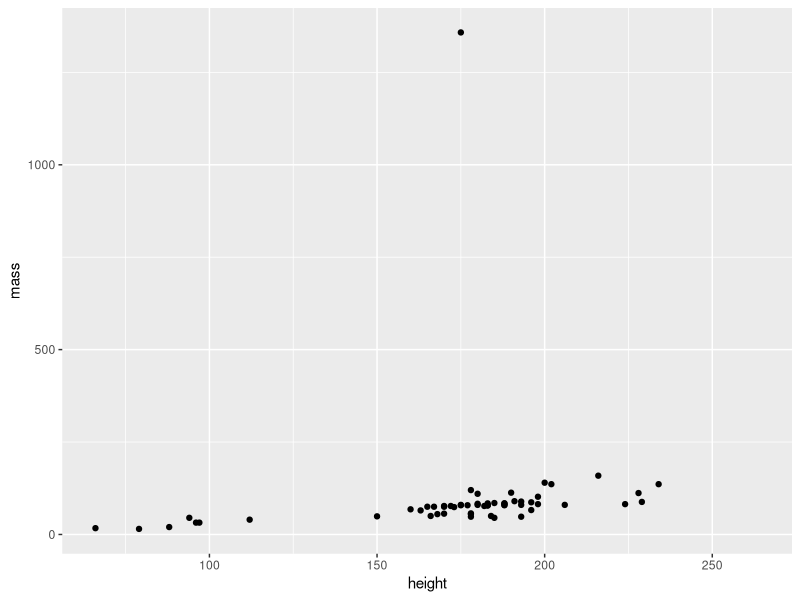
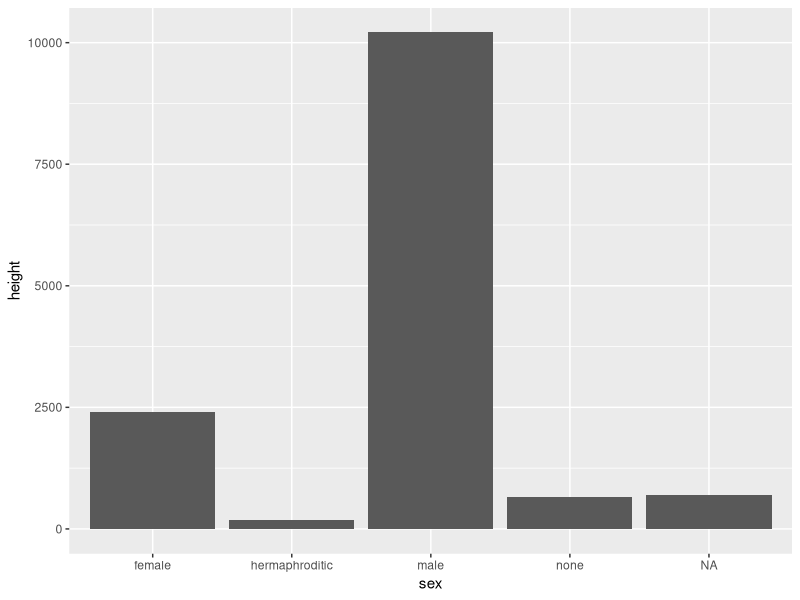
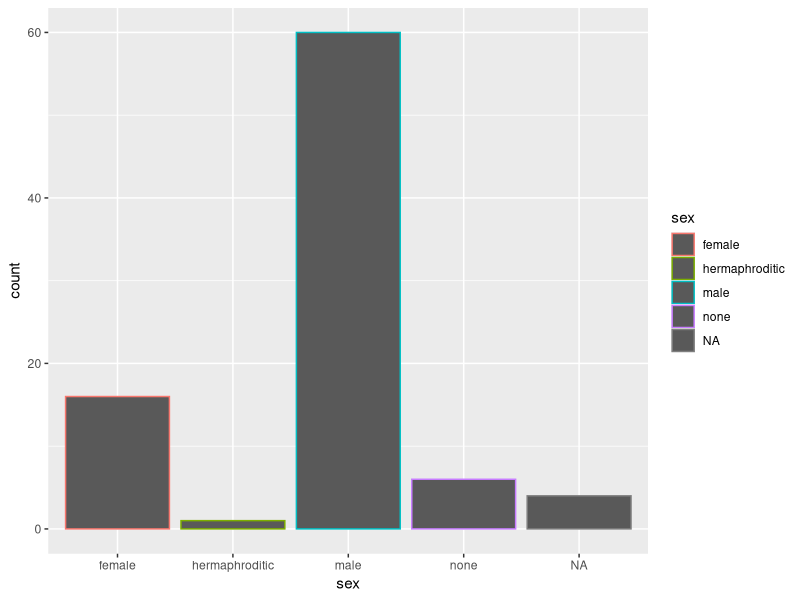
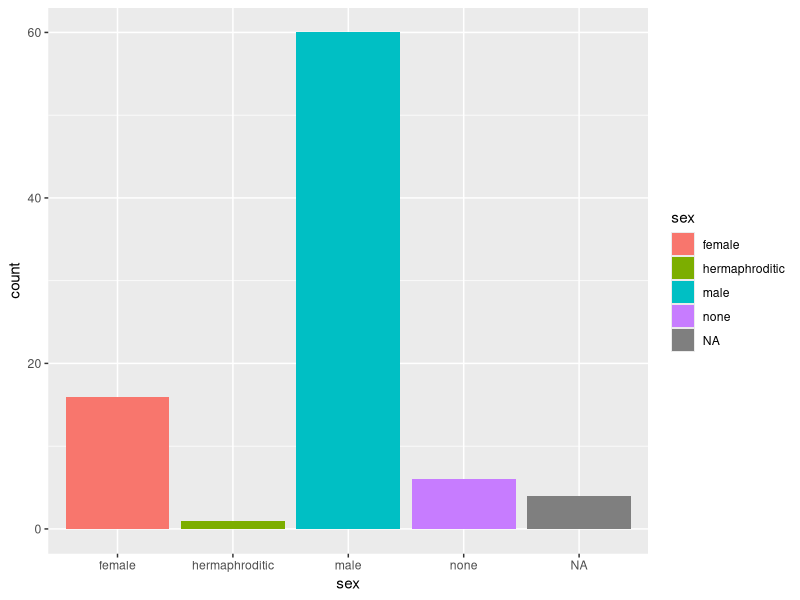
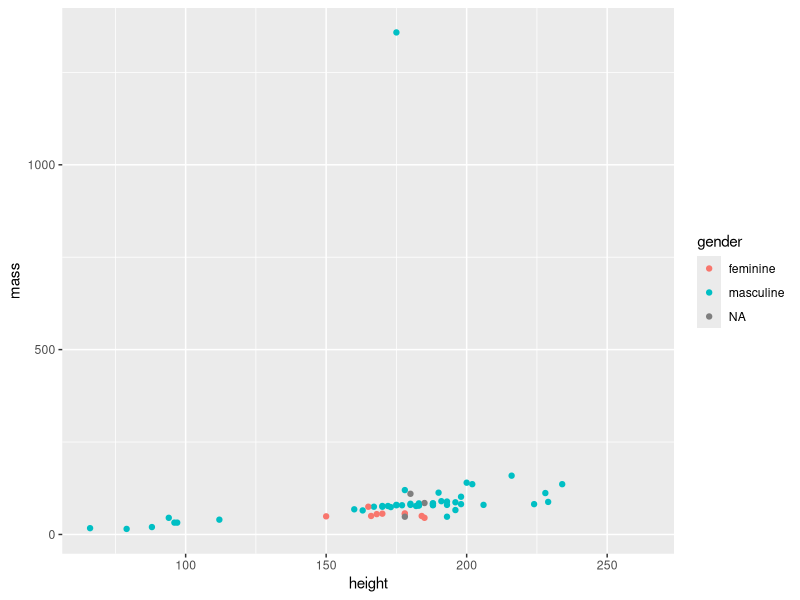
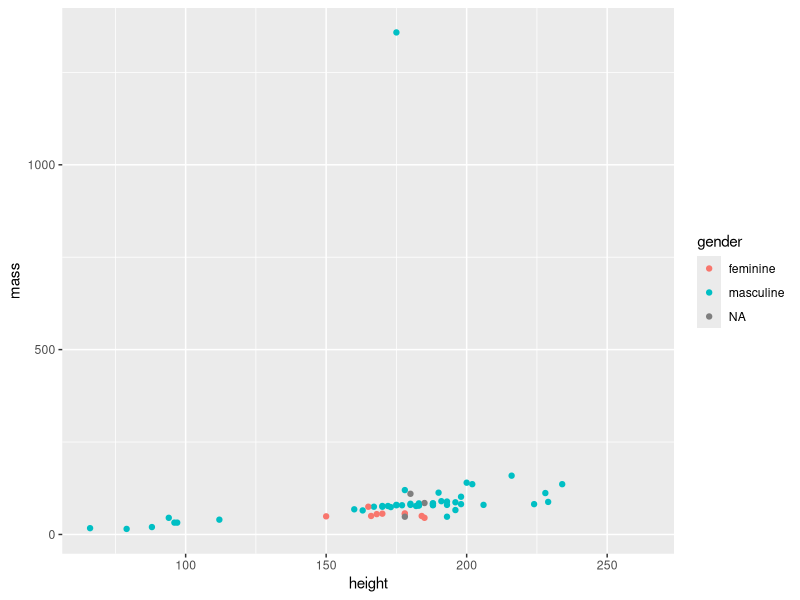
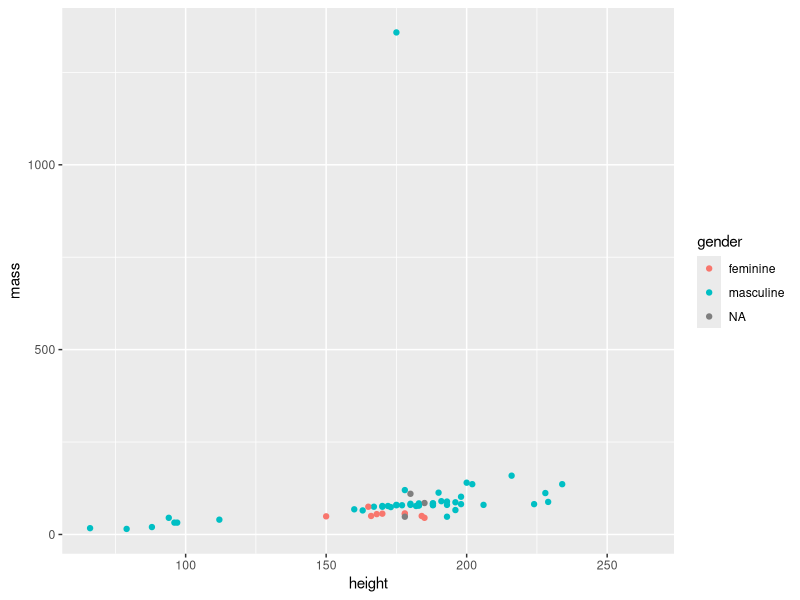
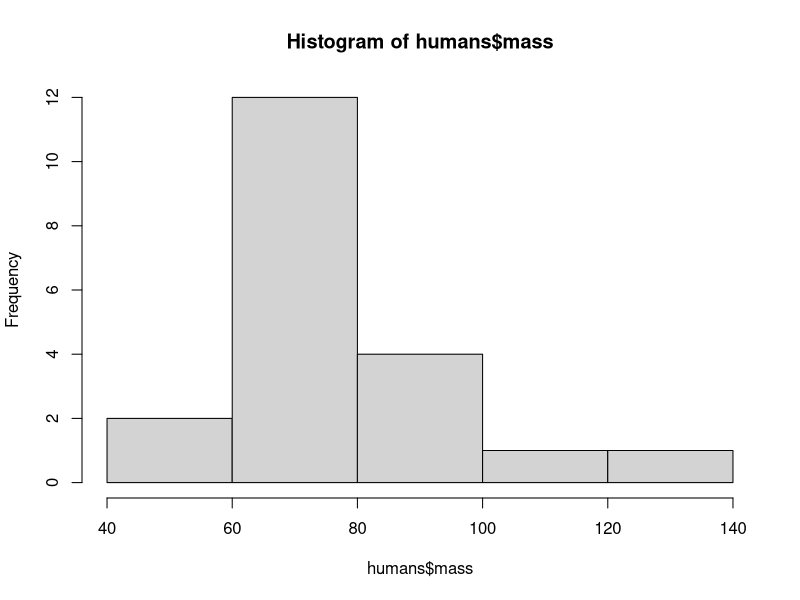

Generate these figures, in order, with R:
# Part 2 Agenda ------------------------------------------------------------

# Installing and loading packages
# Loading datasets
# Data Manipulation with dplyr
# Graphing with ggplot2
# Statistical analyses: t-test, linear regression
# Troubleshooting

# Installing and Loading Packages -----------------------------------------

# You can use existing functions in base R or create your own functions, and you
# can *also* use functions written by other people. Recall that R is
# open-source, meaning anyone can write functions that can be freely used by
# other people. It's like Wikipedia in that anyone can write something, but
# there are editors who check that edits make sense. When people publish their
# functions to be used by others, those functions are contained in *packages*.
# To use a package and the functions therein, you need to (1) install the
# package, (2) attach the package to your R session (what we have open right now
# is an R session).

# You only need to install the package once (or when it gets updates), but you
# need to attach it to every session you want to use it in. It's like any other
# software: you need to download Google Chrome once to have it on your computer
# (and sometimes you need to redownload to update it), but every time you want
# to use it you have to open it.

# Let's start with a package we'll be using next week which is for graphing.
# It's called ggplot2, which is short for "grammar of graphics 2".
# Don't worry about the details of the graphing right now, we'll look into that
# next week.

# to install, need to do this once
install.packages("dplyr") # you need the quotation marks

# to attach to your session, need to do this every session
library(dplyr)
library("dplyr") # you can use quotation marks or not when attaching

# dplyr stands for "data pliers," and is used for manipulating data. Let's look
# at some example datasets included in the dplyr package, starting with mtcars.
# This has information about cars' fuel consumption.

# Loading datasets --------------------------------------------------------

# Because the dataset is included in dplyr, which we've loaded, it's already
# available to us. A few useful functions for looking at your data in R:

head(mtcars) # look at the first few rows
tail(mtcars) # look at the last few rows
summary(mtcars) # get an overview of values
str(mtcars) # overview of data types
View(mtcars) # view the entire dataset

# Data Manipulation with dplyr --------------------------------------------

# Unlike in Excel, you can't access the data directly when Viewing it. Why?
# Because it's better to change it using your code in a reproducible way (no
# wondering if values were changed, forgetting what was changed or moved, etc.),
# and that's where dplyr comes in! It's an R package used for data manipulation,
# with a few main functions: filter (choosing certain rows), select (choosing
# certain columns), mutate (adding/changing columns), arrange (order of rows),
# summarize (summarizing, as the name suggests).

# Filter
# Our dataset has information about cars' number of cylinders. Generally, more
# cylinders = more power. We can use equality/relational statements to filter
# the dataset to cars that have more than/less than/equal to a certain number of
# cylinders.

filter(mtcars, cyl == 6) # equal to, notice the two ==
filter(mtcars, cyl < 6) # less than 6
filter(mtcars, cyl > 6) # greater than 6
filter(mtcars, cyl <= 6) # less than or equal to

# Take cyl == 6. We can see that there are 7 rows. But if we call mtcars, it's
# still the full dataset.
mtcars

# That's because we didn't save it to a new dataset. If we want to work with a
# new dataset, we would need to save it to a variable.
mtcars_6cyl <- filter(mtcars, cyl == 6)

# Select
# So filter chooses certain rows. Select chooses certain columns! Let's say we
# just wanted to look at the car's miles per gallon (mpg) and cylinders (cyl).

# either way works
select(mtcars, mpg, cyl)
select(mtcars, c(mpg, cyl))

# again, if we wanted a new dataset, we would have to save it
mtcars_mpg_cyl <- select(mtcars, c(mpg, cyl))

# You can also *deselect* certain columns using a minus sign.
select(mtcars, -mpg) # removes mpg
select(mtcars, -c(mpg, cyl)) # removes mpg and cyl

# Mutate
# Mutate adds or changes column values. For example, we have the variable qsec
# which is the time it takes a car to go a quarter of a mile, in seconds. Maybe
# we want to know how quickly it can go one mile. Let's multiply by four.

mutate(mtcars, milesec = 4*qsec)

# Group By
# grouping is a powerful operation for data manipulation. Sometimes you want
# information about an entire group, for example maybe we want the average
# horsepower across cylinders. To do that, we first group the dataset by number
# of cylinders, then use the mutate function to calculate average horsepower for
# each group, and then ungroup and go on with our day.

ungroup(mutate(group_by(mtcars, cyl), hp_average = mean(hp)))

# You might notice that it's getting a little difficult ot read! This is where
# the "pipe" operator comes in. In older versions of R, it looks like this %>%
# and you have to attach the packages dplyr or magrittr to your session to use
# it. In R 4.1 and newer, there is a pipe built into base R, which looks like
# |>. The pipe makes it easier to read your code, because it takes the result of
# what you just ran, and passes it on to the next thing you're going to run. Our
# same operation looks like this using the pipe:

mtcars %>%                           # take the dataset and pass it forward
  group_by(cyl) %>%                  # group the dataset by cyl and pass it forward
  mutate(hp_average = mean(hp)) %>%  # calculate the mean horsepower
  ungroup()                          # ungroup the dataset and print the result

# again, if you want to save the result of your calculation, you need to save it
# to a variable

mtcars_hp <- mtcars %>%
  group_by(cyl) %>%
  mutate(hp_average = mean(hp)) %>%
  ungroup()

# Arrange
# Arrange organizes the rows in ascending or descending order. The default is
# ascending, i.e., lowest values at the top. If we want to see the lowest
# horsepower cars first:

arrange(mtcars, hp)
mtcars %>% arrange(hp) # with the pipe

# highest horsepower, use desc() for descending
arrange(mtcars, desc(hp))
mtcars %>% arrange(desc(hp))

# Summarize/Summarise (either spelling works)
# Summarize creates a new data frame summarizing some data. If the data are
# ungrouped, it returns one row. If the data are grouped, it returns one row per
# group. See some functions in the documentation: ?summarize.

mtcars %>%
  summarize(mean = mean(hp),
            n = n())

# There are a bunch of other functions, as well, like renaming columns, removing
# them, doing rowwise operations, etc. https://dplyr.tidyverse.org/

# Graphing with ggplot2 ---------------------------------------------------

install.packages("ggplot2") # you have to do this once
library(ggplot2) # have to attach to session every time

# Note that I usually put ALL packages I'll be using at the very top of the
# document, along with the data I'll be using.

# ggplot stands for "grammar of graphics" plotting, which is the idea that just
# like languages have grammars and once you know that you can construct totally
# new sentences, graphs also have a "grammar," fundamental elements that you can
# use to build all kinds of graphs.

# The main ingredients in a graph are (1) the plotting region (this would be
# like a piece of paper, in the physical world) and (2) the shapes you're using
# in your graph (this is your type of graph) In ggplot2, the shapes are
# generally called "geom"s, and some examples of geoms are histograms,
# scatterplots, bar graphs, line graphs, boxplots, violin plots. Let's
# investigate some graphing with a second dataset, starwars, which is included
# with dplyr and has information about 14 Star Wars characters like their
# height, mass, sex, species, etc. I saved it as a csv so we can practice
# loading files from outside of R.

# Option 1: relative filepath. RECOMMENDED.
starwars <- read.csv("starwars.csv")

# Option 2: absolute filepath. NOT RECOMMENDED. Your code will not work when
# someone else loads it because it will be referencing a specific filepath on
# *your* computer.
# starwars <- read.csv("/Users/yourname/R_tutorial/starwars.csv")

# first few rows
head(starwars)

ggplot(starwars) + # this says "I'm making a plot", like getting out a piece of paper
  geom_point(mapping = aes(x = height, y = mass)) # this is the "point" geom, for a scatterplot. mapping = aes(...) describes what's on your axes

# you can use mapping = aes() in the ggplot() function, in which case it applies
# to ALL geoms unless overwritten, or in an individual geom (just applies to
# that geom).

# There's a lot of graphing, we're not going to come close to doing everything
# possible. There are some resources in the tutorial notes document for further
# learning. The main things we're going to touch on are a few basic shapes and
# colours.

# Graph of height by sex.
ggplot(starwars, mapping = aes(x = sex, y = height)) +
  geom_col()

# Some geoms distinguish between colour (the outside edge) and fill (the inside)

ggplot(starwars, mapping = aes(x = sex, colour = sex)) +
  geom_bar()

ggplot(starwars, mapping = aes(x = sex, fill = sex)) +
  geom_bar()

# some don't distinguish
ggplot(starwars) +
  geom_point(mapping = aes(x = height, y = mass, colour = gender))

# you can also do data manipulation and then pipe into a graph. NOTE THE
# DIFFERENCE: ggplot uses plus signs (+) to join things together, not pipes
# (%>%).

starwars %>%
  ggplot() +
  geom_point(mapping = aes(x = height, y = mass, colour = gender))

starwars %>%
  filter(!is.na(height)) %>%
  ggplot() +
  geom_point(mapping = aes(x = height, y = mass, colour = gender))

# Statistical Analyses ----------------------------------------------------

# t-test
# Let's use a t-test to assess whether humans' weights are significantly
# different from other species. First, we need to create new datasets for humans
# and others.

humans <- starwars %>%
  filter(species == "Human") %>%
  select(name, mass, species)

others <- starwars %>%
  filter(species != "Human") %>%
  select(name, mass, species)

# Then we can compare weights using the t.test function included in base R via
# the stats package.
t.test(humans$mass, others$mass)

# Some assumption checks
# normality
hist(humans$mass)
hist(others$mass)

# Linear regression
# you can use lm, also in the base stats package
# How are height and mass related?
model <- lm(mass ~ height, data = starwars)
summary(model)

# a linear regression with categories is an anova
# for example, effect of gender on height
model2 <- lm(height ~ gender, data = starwars)
summary(model2)

# the default is feminine, which is the intercept. the difference between the
# two is marked by gendermasculine, and the effect is not significant.

# Troubleshooting
# You WILL run into problems/errors/bugs while coding. It's all part of the
# process, and you get better at coding by running into problems and then
# solving them. It sounds basic, but truly a huge part of troubleshooting and
# debugging is just Googling. There are tons of answers on StackExchange,
# reddit, ChatGPT, etc. All you need to do is copy-paste your exact error
# message into Google. A few things to note: (1) try to avoid copy-pasting
# solutions. Instead, look at what it says, try to understand, and then
# implement your own solution. It's fine to copy-paste sometimes, just try to
# copy-paste less as time goes on. It will help you really understand your code.
# (2) With ChatGPT, same thing, try to understand (or ask it to explain until
# you understand), and note that I personally have seen ChatGPT give nonsense,
# not-working code. You need to understand what you're trying to do before you
# can code it up or recognize when there are mistakes. (3) If you're asking a
# question on a forum like StackExchange, make sure you are very detailed about
# what you're trying to do, what solutions you have tried already, and include
# data that replicates your problem. Also make sure you've searched to see if
# someone has asked that question already. If you don't do these four things,
# you're less likely to get an answer.
